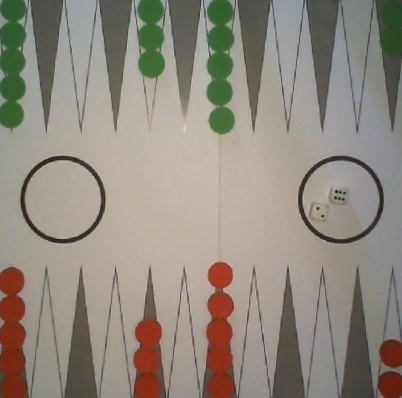
#> input picture selected.jpg, 402 x 398 px
$ jupyter execute process-coordinates.ipynb
#> lines starting #> are read from the running program, lines starting #| are printed output that depends on the picture; after the words box and inside, x2 and y2 are one past the last pixel; in counts of white or black regions, pixels touching at a corner belong together
[cell 1]
import cv2
import numpy as np
import matplotlib.pyplot as plt

[cell 2]
im = cv2.imread('selected.jpg')
#> im is the input picture: shape (398, 402, 3); mean B, G, R 126.5, 137.4, 144.7
plt.imshow(im)

[cell 3]
# get the image shape
h, w, _ = im.shape
#> h = 398; w = 402
print(h, w)
#| 398 402

[cell 4]
point = {'x':23, 'y':45}
cv2.circle(im, (point['x'], point['y']), 5, (0, 255, 255), -1)
#> im: shape (398, 402, 3); 0.05% of pixels changed, all inside (x1, y1, x2, y2) = (18, 40, 29, 51)

xfrac = w / 12
#> xfrac = 33.5
yfrac = h / 2
#> yfrac = 199

xmax = 0
ymax = 0

imcopy = im.copy()

# initialize an array of 24 to 0
positions = [0] * 24

for i in range(2):
    ymin = ymax
    ymax = ymin + yfrac
    xmax = 0

    for j in range(12):
        xmin = xmax
        xmax = xmin + xfrac
        print(xmin, ymin, xmax, ymax)
        # draw squares on the image with changing colors
        if point['x'] >= xmin and point['x'] <= xmax and point['y'] >= ymin and point['y'] <= ymax:
            cv2.rectangle(imcopy, (int(xmin), int(ymin)), (int(xmax), int(ymax)), (0, 255, 0), 2)
            positions[i*12 + j] += 1
        else:
            cv2.rectangle(imcopy, (int(xmin), int(ymin)), (int(xmax), int(ymax)), (255, 0, 0), 2)
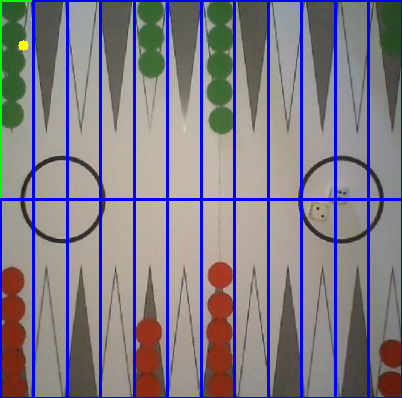
#> imcopy: shape (398, 402, 3); mean B, G, R 137.9, 123.1, 129.1
#> after the loop, positions = [1, 0, 0, 0, 0, 0, 0, 0, 0, 0, 0, 0, 0, 0, 0, 0, 0, 0, 0, 0, 0, 0, 0, 0]

# cv2.rectangle(imcopy, (0, 0), (33, 199), (255, 0, 0), 2)
# cv2.rectangle(imcopy, (33, 199), (66, 398), (255, 0, 0), 2)

plt.imshow(imcopy)
positions
#> Out has the same summary as positions


$ run again, with circle_0.jpg copied over selected.jpg
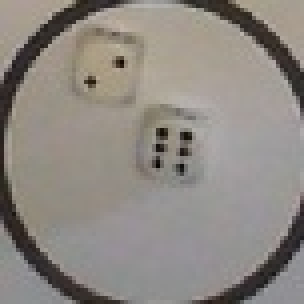
#> input picture circle_0.jpg, 76 x 76 px (shown 4 times larger)
#> im is the input picture: shape (76, 76, 3); mean B, G, R 130.6, 136.6, 142.1
#| 76 76
#> `cv2.circle(im, (point['x'], point['y']), 5, (0, 255, 255), -1)`:
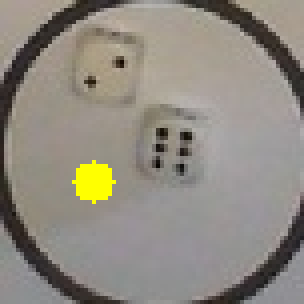
#> im: shape (76, 76, 3) (shown 4 times larger); 1.4% of pixels changed, all inside (x1, y1, x2, y2) = (18, 40, 29, 51)
#> after the loop `for i in range(2):`:
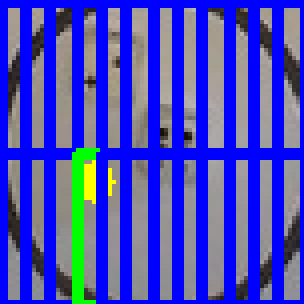
#> imcopy: shape (76, 76, 3) (shown 4 times larger); mean B, G, R 188.5, 73, 70
#> after the loop `for i in range(2):`: positions = [0, 0, 0, 0, 0, 0, 0, 0, 0, 0, 0, 0, 0, 0, 0, 1, 0, 0, 0, 0, 0, 0, 0, 0]
#> Out has the same summary as positions

$ run again, with circle_1.jpg copied over selected.jpg
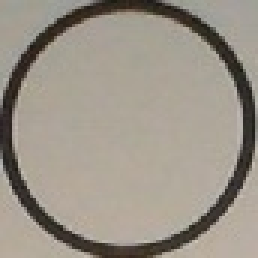
#> input picture circle_1.jpg, 86 x 86 px (shown 3 times larger)
#> im is the input picture: shape (86, 86, 3); mean B, G, R 136.1, 147.5, 154.9
#| 86 86
#> `cv2.circle(im, (point['x'], point['y']), 5, (0, 255, 255), -1)`:
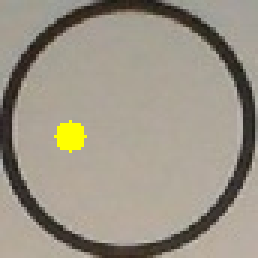
#> im: shape (86, 86, 3) (shown 3 times larger); 1.1% of pixels changed, all inside (x1, y1, x2, y2) = (18, 40, 29, 51)
#> after the loop `for i in range(2):`:
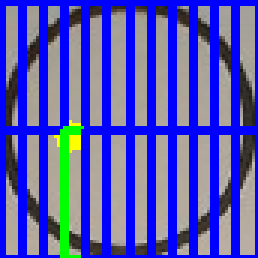
#> imcopy: shape (86, 86, 3) (shown 3 times larger); mean B, G, R 184.5, 84.9, 83.8
#> after the loop `for i in range(2):`: positions = [0, 0, 0, 0, 0, 0, 0, 0, 0, 0, 0, 0, 0, 0, 0, 1, 0, 0, 0, 0, 0, 0, 0, 0]
#> Out has the same summary as positions
